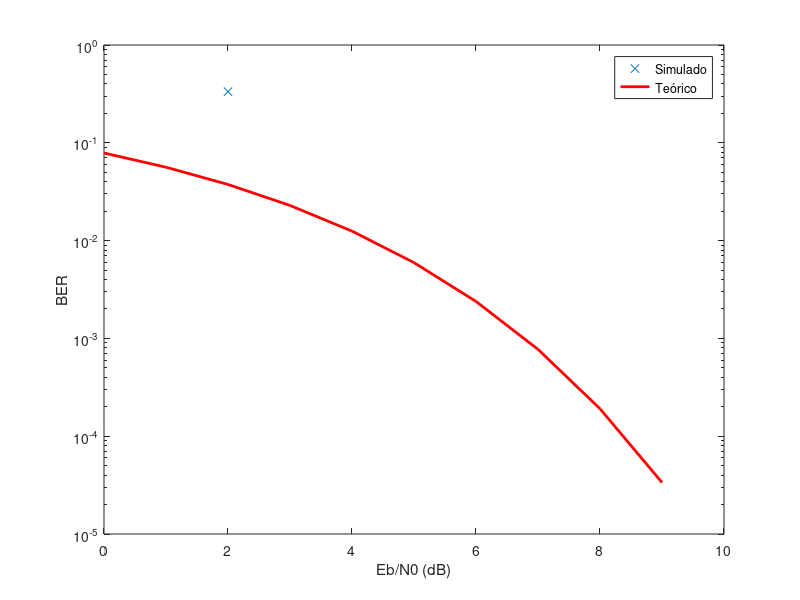

Write MATLAB code to recreate this figure.
clear;
close;

%% Definições
% Número de bits
num_b = 6;
% Faixa de Eb/N0
Eb_N0_dB = 0:1:9;
% Faixa de Eb/N0 linearizada
Eb_N0_lin = 10 .^ (Eb_N0_dB/10);

%% Fonte
info = randi(2, 1, num_b) - 1;
    
%% Codificador

% Código Convolucional 1 com razão 1/2 
convolutional_machine_one = containers.Map();

% node = { edge_0 (next node, first output, second output), edge_1 (...) }
convolutional_machine_one('00') = {{'00', 0, 0}, {'10', 1, 1}};
convolutional_machine_one('10') = {{'01', 1, 0}, {'11', 0, 1}};
convolutional_machine_one('11') = {{'01', 0, 1}, {'11', 1, 0}};
convolutional_machine_one('01') = {{'00', 1, 1}, {'10', 0, 0}};

% Sufixo para garantir que o estado final será 00
convolutional_one_end = containers.Map();
convolutional_one_end('00') = [0, 0, 0, 0, 0, 0];
convolutional_one_end('10') = [0, 1, 0, 1, 1, 1];
convolutional_one_end('11') = [0, 1, 1, 1, 0, 0];
convolutional_one_end('01') = [1, 1, 0, 0, 0, 0];

current_state = '00';
convolutional_one_size = num_b * 2 + 6;
convolutional_one_info = zeros(1, convolutional_one_size);
count = 1;

for i = 1:num_b
    state_node = convolutional_machine_one(current_state);
    state_edge = state_node{info(i) + 1};
    current_state = state_edge{1};
    convolutional_one_info(count) = state_edge{2};
    count = count + 1;
    convolutional_one_info(count) = state_edge{3};
    count = count + 1;
end

convolutional_one_suffix = convolutional_one_end(current_state);
for i = 1:length(convolutional_one_suffix)
    convolutional_one_info(count) = convolutional_one_suffix(i);
    count = count + 1;
end

%% Modulação

%%% BPSK
% Sem codificação
info_bpsk = complex(2*info-1, 0);
% Convolucional 1
convolutional_one_info_bpsk = complex(2*convolutional_one_info-1, 0);

%%% 4-QAM
% Bits | Q          | I
% 00   | sqrt(2)/2  | sqrt(2)/2
% 01   | sqrt(2)/2  | -sqrt(2)/2
% 10   | -sqrt(2)/2 | sqrt(2)/2
% 11   | -sqrt(2)/2 | -sqrt(2)/2

% Sem codificação
qam_size = num_b / 2;
info_4qam_I = zeros(1, qam_size);
info_4qam_Q = zeros(1, qam_size);
count = 1;
for i = 1:2:(length(info)-1)
    if info(i) == 0
        if info(i+1) == 0 %% 00
            info_4qam_I(count) = sqrt(2)/2;
            info_4qam_Q(count) = sqrt(2)/2;
        else %% 01
            info_4qam_I(count) = -1 * sqrt(2)/2;
            info_4qam_Q(count) = sqrt(2)/2;
        end
    else 
        if info(i+1) == 0 %% 10
            info_4qam_I(count) = sqrt(2)/2;
            info_4qam_Q(count) = -1 * sqrt(2)/2;
        else %% 11
            info_4qam_I(count) = -1 * sqrt(2)/2;
            info_4qam_Q(count) = -1 * sqrt(2)/2;
        end
    end
    count = count + 1;
end

% Convolucional 1
qam_size = convolutional_one_size / 2;
convolutional_one_info_4qam_I = zeros(1, qam_size);
convolutional_one_info_4qam_Q = zeros(1, qam_size);
count = 1;
for i = 1:2:(convolutional_one_size-1)
    if convolutional_one_info(i) == 0
        if convolutional_one_info(i+1) == 0 %% 00
            convolutional_one_info_4qam_I(count) = sqrt(2)/2;
            convolutional_one_info_4qam_Q(count) = sqrt(2)/2;
        else %% 01
            convolutional_one_info_4qam_I(count) = -1 * sqrt(2)/2;
            convolutional_one_info_4qam_Q(count) = sqrt(2)/2;
        end
    else 
        if convolutional_one_info(i+1) == 0 %% 10
            convolutional_one_info_4qam_I(count) = sqrt(2)/2;
            convolutional_one_info_4qam_Q(count) = -1 * sqrt(2)/2;
        else %% 11
            convolutional_one_info_4qam_I(count) = -1 * sqrt(2)/2;
            convolutional_one_info_4qam_Q(count) = -1 * sqrt(2)/2;
        end
    end
    count = count + 1;
end

%% Receptor com BSPK

% Energia por bit para a modulação BPSK utilizada
Eb = 1; 
% Vetor de potências do ruído
NP = Eb ./ (Eb_N0_lin); 
% Vetor de amplitudes do ruído
NA = sqrt(NP); 

% Sem codificação
for i = 1:length(Eb_N0_lin)
    % Vetor de ruído complexo com desvio padrão igual a uma posição do vetor NA
    n = NA(i)*complex(randn(1, num_b), randn(1, num_b))*sqrt(0.5); 
   
    % Vetores recebido
    info_bpsk_with_noise = info_bpsk + n; 
        
    % Recupera a informação (sinal da parte real)
    real_info_with_noise = real(info_bpsk_with_noise);
    
    %%% Demodulação    
    demod = zeros(1, length(real_info_with_noise));
    for x = 1:length(real_info_with_noise)
        if real_info_with_noise(x) > 0
            demod(x) = 1;
        else
            demod(x) = 0;
        end
    end
    
    disp('Sem codificação com BPSK');
    disp(sum(info ~= demod));
                
    % Contagem de erros e cálculo do BER
    % ber(i) = sum(bits ~= demod) / convolutional_one_size; 
end

% Convolucional 1
for i = 1:length(Eb_N0_lin)
    % Vetor de ruído complexo com desvio padrão igual a uma posição do vetor NA
    n = NA(i)*complex(randn(1, convolutional_one_size), randn(1, convolutional_one_size))*sqrt(0.5); 
   
    % Vetores recebido
    convolutional_one_info_bpsk_with_noise = convolutional_one_info_bpsk; % + n; 
        
    % Recupera a informação (sinal da parte real)
    real_info_with_noise = real(convolutional_one_info_bpsk_with_noise);
    
    %%% Demodulação    
    demod = zeros(1, length(real_info_with_noise));
    for x = 1:length(real_info_with_noise)
        if real_info_with_noise(x) > 0
            demod(x) = 1;
        else
            demod(x) = 0;
        end
    end
    
    %%% Decodificação usando Viterbi
    % Sequências atuais e distância total para cada estado
    viterbi_machine = containers.Map();
    viterbi_machine('00') = {[], 0};
    viterbi_machine('10') = {};
    viterbi_machine('11') = {};
    viterbi_machine('01') = {};

    % Passa pelo input e determina as sequências possíveis para a saída
    for x = 1:2:length(demod)
        % Bits sendo lidos
        first_bit = demod(x);
        second_bit = demod(x + 1);

        % Armazena estados atuais
        viterbi_machine_00 = viterbi_machine('00');
        viterbi_machine_01 = viterbi_machine('01');
        viterbi_machine_10 = viterbi_machine('10');
        viterbi_machine_11 = viterbi_machine('11');
                
        % Análise de deslocamento para 00
        zero_zero_difference = 3; % Valor máximo possível é 2
        zero_one_difference = 3;
        if ~isempty(viterbi_machine_00)
            zero_zero_difference = 0;
            if first_bit ~= 0
                zero_zero_difference = zero_zero_difference + 1;
            end
            if second_bit ~= 0
                zero_zero_difference = zero_zero_difference + 1;
            end
        end
        if ~isempty(viterbi_machine_01)
            zero_one_difference = 0;
            if first_bit ~= 1
                zero_one_difference = zero_one_difference + 1;
            end
            if second_bit ~= 1
                zero_one_difference = zero_one_difference + 1;
            end
        end
        if zero_zero_difference ~= 3 || zero_one_difference ~= 3
            if zero_zero_difference <= zero_one_difference
                origin_state = viterbi_machine_00;
                difference = zero_zero_difference;
            else
                origin_state = viterbi_machine_01;
                difference = zero_one_difference;
            end
            viterbi_machine('00') = { [origin_state{1}, 0], origin_state{2} + difference };
        else
            viterbi_machine('00') = {};
        end
        
        % Análise de deslocamento para 01
        one_zero_difference = 3;
        one_one_difference = 3;
        if ~isempty(viterbi_machine_10)
            one_zero_difference = 0;
            if first_bit ~= 1
                one_zero_difference = one_zero_difference + 1;
            end
            if second_bit ~= 0
                one_zero_difference = one_zero_difference + 1;
            end
        end
        if ~isempty(viterbi_machine_11)
            one_one_difference = 0;
            if first_bit ~= 0
                one_one_difference = one_one_difference + 1;
            end
            if second_bit ~= 1
                one_one_difference = one_one_difference + 1;
            end
        end
        if one_zero_difference ~= 3 || one_one_difference ~= 3
            if one_zero_difference <= one_one_difference
                origin_state = viterbi_machine_10;
                difference = one_zero_difference;
            else
                origin_state = viterbi_machine_11;
                difference = one_one_difference;
            end
            viterbi_machine('01') = { [origin_state{1}, 0], origin_state{2} + difference };
        else
            viterbi_machine('01') = {};
        end
        
        % Análise de deslocamento para 10
        zero_zero_difference = 3;
        zero_one_difference = 3;
        if ~isempty(viterbi_machine_00)
            zero_zero_difference = 0;
            if first_bit ~= 1
                zero_zero_difference = zero_zero_difference + 1;
            end
            if second_bit ~= 1
                zero_zero_difference = zero_zero_difference + 1;
            end
        end
        if ~isempty(viterbi_machine_01)
            zero_one_difference = 0;
            if first_bit ~= 0
                zero_one_difference = zero_one_difference + 1;
            end
            if second_bit ~= 0
                zero_one_difference = zero_one_difference + 1;
            end
        end
        if zero_zero_difference ~= 3 || zero_one_difference ~= 3
            if zero_zero_difference <= zero_one_difference
                origin_state = viterbi_machine_00;
                difference = zero_zero_difference;
            else
                origin_state = viterbi_machine_01;
                difference = zero_one_difference;
            end
            viterbi_machine('10') = { [origin_state{1}, 1], origin_state{2} + difference };
        else
            viterbi_machine('10') = {};
        end
        
        % Análise de deslocamento para 11        
        one_zero_difference = 3;
        one_one_difference = 3;
        if ~isempty(viterbi_machine_10)
            one_zero_difference = 0;
            if first_bit ~= 0
                one_zero_difference = one_zero_difference + 1;
            end
            if second_bit ~= 1
                one_zero_difference = one_zero_difference + 1;
            end
        end
        if ~isempty(viterbi_machine_11)
            one_one_difference = 0;
            if first_bit ~= 1
                one_one_difference = one_one_difference + 1;
            end
            if second_bit ~= 0
                one_one_difference = one_one_difference + 1;
            end
        end
        if one_zero_difference ~= 3 || one_one_difference ~= 3
            if one_zero_difference <= one_one_difference
                origin_state = viterbi_machine_10;
                difference = one_zero_difference;
            else
                origin_state = viterbi_machine_11;
                difference = one_one_difference;
            end
            viterbi_machine('11') = { [origin_state{1}, 1], origin_state{2} + difference };
        else
            viterbi_machine('11') = {};
        end
    end
    
    % Seleciona o valor atual do estado 00
    zero_zero_state = viterbi_machine('00');
    decoded_sequence = zero_zero_state{1};
    
    % Remove o sufixo do código convolucional
    decoded_sequence = decoded_sequence(1:end-3);
    
    disp('Convolucional 1 com BPSK');
    disp(sum(info ~= decoded_sequence));
                
    % Contagem de erros e cálculo do BER
    % ber(i) = sum(bits ~= demod) / convolutional_one_size; 
end

%% Receptor com 4-QAM
% Energia por bit para a modulação 4-QAM utilizada
Eb = 1; % TODO: Calcular
% Vetor de potências do ruído
NP = Eb ./ (Eb_N0_lin); 
% Vetor de amplitudes do ruído
NA = sqrt(NP); 

% Sem codificação
for i = 1:length(Eb_N0_lin)
    % Vetor de ruído complexo com desvio padrão igual a uma posição do vetor NA
    n = NA(i)*complex(randn(1, num_b / 2), randn(1, num_b / 2))*sqrt(0.5); 
   
    % Vetores recebido
    I_with_noise = real(info_4qam_I + n);
    Q_with_noise = real(info_4qam_Q + n);
     
    %%% Demodulação            
    demod = zeros(1, length(I_with_noise) * 2);
    count = 1;
    for x = 1:length(I_with_noise)
        if I_with_noise(x) >= 0
            if Q_with_noise(x) >= 0
                demod(count) = 0;
                demod(count + 1) = 0;
            else
                demod(count) = 1;
                demod(count + 1) = 0;
            end
        else
            if Q_with_noise(x) >= 0
                demod(count) = 0;
                demod(count + 1) = 1;
            else
                demod(count) = 1;
                demod(count + 1) = 1;
            end
        end
        count = count + 2;
    end
    
    disp('Sem codificação com 4QAM');
    disp(sum(info ~= demod));
                
    % Contagem de erros e cálculo do BER
    % ber(i) = sum(bits ~= demod) / convolutional_one_size; 
end

% Convolucional 1
for i = 1:length(Eb_N0_lin)
    % Vetor de ruído complexo com desvio padrão igual a uma posição do vetor NA
    n = NA(i)*complex(randn(1, convolutional_one_size / 2), randn(1, convolutional_one_size / 2))*sqrt(0.5); 
   
    % Vetores recebido
    I_with_noise = real(convolutional_one_info_4qam_I + n); 
    Q_with_noise = real(convolutional_one_info_4qam_Q + n); 
     
    %%% Demodulação            
    demod = zeros(1, length(I_with_noise) * 2);
    count = 1;
    for x = 1:length(I_with_noise)
        if I_with_noise(x) >= 0
            if Q_with_noise(x) >= 0
                demod(count) = 0;
                demod(count + 1) = 0;
            else
                demod(count) = 1;
                demod(count + 1) = 0;
            end
        else
            if Q_with_noise(x) >= 0
                demod(count) = 0;
                demod(count + 1) = 1;
            else
                demod(count) = 1;
                demod(count + 1) = 1;
            end
        end
        count = count + 2;
    end
    
    %%% Decodificação usando Viterbi
    % Sequências atuais e distância total para cada estado
    viterbi_machine = containers.Map();
    viterbi_machine('00') = {[], 0};
    viterbi_machine('10') = {};
    viterbi_machine('11') = {};
    viterbi_machine('01') = {};

    % Passa pelo input e determina as sequências possíveis para a saída
    for x = 1:2:length(demod)
        % Bits sendo lidos
        first_bit = demod(x);
        second_bit = demod(x + 1);

        % Armazena estados atuais
        viterbi_machine_00 = viterbi_machine('00');
        viterbi_machine_01 = viterbi_machine('01');
        viterbi_machine_10 = viterbi_machine('10');
        viterbi_machine_11 = viterbi_machine('11');
                
        % Análise de deslocamento para 00
        zero_zero_difference = 3; % Valor máximo possível é 2
        zero_one_difference = 3;
        if ~isempty(viterbi_machine_00)
            zero_zero_difference = 0;
            if first_bit ~= 0
                zero_zero_difference = zero_zero_difference + 1;
            end
            if second_bit ~= 0
                zero_zero_difference = zero_zero_difference + 1;
            end
        end
        if ~isempty(viterbi_machine_01)
            zero_one_difference = 0;
            if first_bit ~= 1
                zero_one_difference = zero_one_difference + 1;
            end
            if second_bit ~= 1
                zero_one_difference = zero_one_difference + 1;
            end
        end
        if zero_zero_difference ~= 3 || zero_one_difference ~= 3
            if zero_zero_difference <= zero_one_difference
                origin_state = viterbi_machine_00;
                difference = zero_zero_difference;
            else
                origin_state = viterbi_machine_01;
                difference = zero_one_difference;
            end
            viterbi_machine('00') = { [origin_state{1}, 0], origin_state{2} + difference };
        else
            viterbi_machine('00') = {};
        end
        
        % Análise de deslocamento para 01
        one_zero_difference = 3;
        one_one_difference = 3;
        if ~isempty(viterbi_machine_10)
            one_zero_difference = 0;
            if first_bit ~= 1
                one_zero_difference = one_zero_difference + 1;
            end
            if second_bit ~= 0
                one_zero_difference = one_zero_difference + 1;
            end
        end
        if ~isempty(viterbi_machine_11)
            one_one_difference = 0;
            if first_bit ~= 0
                one_one_difference = one_one_difference + 1;
            end
            if second_bit ~= 1
                one_one_difference = one_one_difference + 1;
            end
        end
        if one_zero_difference ~= 3 || one_one_difference ~= 3
            if one_zero_difference <= one_one_difference
                origin_state = viterbi_machine_10;
                difference = one_zero_difference;
            else
                origin_state = viterbi_machine_11;
                difference = one_one_difference;
            end
            viterbi_machine('01') = { [origin_state{1}, 0], origin_state{2} + difference };
        else
            viterbi_machine('01') = {};
        end
        
        % Análise de deslocamento para 10
        zero_zero_difference = 3;
        zero_one_difference = 3;
        if ~isempty(viterbi_machine_00)
            zero_zero_difference = 0;
            if first_bit ~= 1
                zero_zero_difference = zero_zero_difference + 1;
            end
            if second_bit ~= 1
                zero_zero_difference = zero_zero_difference + 1;
            end
        end
        if ~isempty(viterbi_machine_01)
            zero_one_difference = 0;
            if first_bit ~= 0
                zero_one_difference = zero_one_difference + 1;
            end
            if second_bit ~= 0
                zero_one_difference = zero_one_difference + 1;
            end
        end
        if zero_zero_difference ~= 3 || zero_one_difference ~= 3
            if zero_zero_difference <= zero_one_difference
                origin_state = viterbi_machine_00;
                difference = zero_zero_difference;
            else
                origin_state = viterbi_machine_01;
                difference = zero_one_difference;
            end
            viterbi_machine('10') = { [origin_state{1}, 1], origin_state{2} + difference };
        else
            viterbi_machine('10') = {};
        end
        
        % Análise de deslocamento para 11        
        one_zero_difference = 3;
        one_one_difference = 3;
        if ~isempty(viterbi_machine_10)
            one_zero_difference = 0;
            if first_bit ~= 0
                one_zero_difference = one_zero_difference + 1;
            end
            if second_bit ~= 1
                one_zero_difference = one_zero_difference + 1;
            end
        end
        if ~isempty(viterbi_machine_11)
            one_one_difference = 0;
            if first_bit ~= 1
                one_one_difference = one_one_difference + 1;
            end
            if second_bit ~= 0
                one_one_difference = one_one_difference + 1;
            end
        end
        if one_zero_difference ~= 3 || one_one_difference ~= 3
            if one_zero_difference <= one_one_difference
                origin_state = viterbi_machine_10;
                difference = one_zero_difference;
            else
                origin_state = viterbi_machine_11;
                difference = one_one_difference;
            end
            viterbi_machine('11') = { [origin_state{1}, 1], origin_state{2} + difference };
        else
            viterbi_machine('11') = {};
        end
    end
    
    % Seleciona o valor atual do estado 00
    zero_zero_state = viterbi_machine('00');
    decoded_sequence = zero_zero_state{1};
    
    % Remove o sufixo do código convolucional
    decoded_sequence = decoded_sequence(1:end-3);
    
    disp('Convolucional 1 com 4QAM');
    disp(sum(info ~= decoded_sequence));
                
    % Contagem de erros e cálculo do BER
    % ber(i) = sum(bits ~= demod) / convolutional_one_size; 
end

%% Avaliação resultado

%% Prof
% bits aleatórios modulados em BPSK (parte real em 1 e -1)
bits = complex(2*randi(2, 1, num_b)-3, 0); 

% faixa de Eb/N0
Eb_N0_dB = 0:1:9; 

% faixa de Eb/N0 linearizada
Eb_N0_lin = 10 .^ (Eb_N0_dB/10);                                

% pré-alocação do vetor de BER
ber = zeros(size(Eb_N0_lin)); 

% energia por bit para a modulação BPSK utilizada
Eb = 1; 

% vetor de potências do ruído
NP = Eb ./ (Eb_N0_lin);

% vetor de amplitudes do ruído
NA = sqrt(NP); 


for i = 1:length(Eb_N0_lin)
    % vetor de ruído complexo com desvio padrão igual a uma posição do vetor NA
    n = NA(i)*complex(randn(1, num_b), randn(1, num_b))*sqrt(0.5); 
   
    % vetor recebido
    r = bits + n; 
        
    % recupera a informação (sinal da parte real)
    demod = sign(real(r)); 
            
    % contagem de erros e cálculo do BER
    ber(i) = sum(bits ~= demod) / num_b; 
end

%BER teórico para comparação
ber_theoretical = 0.5*erfc(sqrt(2*Eb_N0_lin)/sqrt(2)); 

semilogy(Eb_N0_dB, ber, 'x', Eb_N0_dB, ber_theoretical, 'r', 'LineWidth', 2, 'MarkerSize', 10);
xlabel('Eb/N0 (dB)');
ylabel('BER');
legend('Simulado','Teórico');
